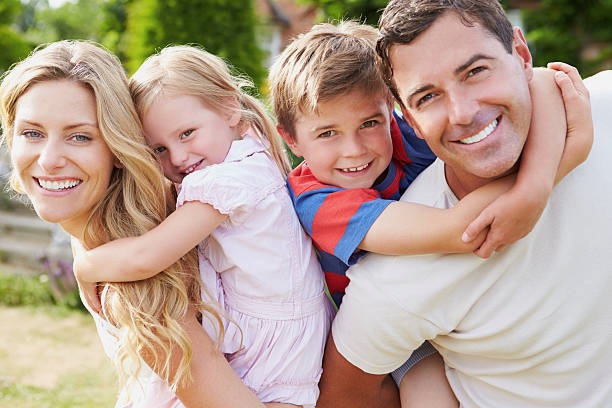
#> input picture CV_cap02/images/familia.jpg, 612 x 408 px
$ python 021-histogram-equalization.py --image images/familia.jpg
#> lines starting #> are read from the running program, lines starting #| are printed output that depends on the picture
# Equalização do Histograma

# Para executar este script:
# python 021-histogram-equalization.py --image images/familia.jpg

# É possível realizar um cálculo matemático sobre a distribuição de pixels para aumentar o contraste da imagem.
# A intenção neste caso é distribuir de forma mais uniforme as intensidades dos pixels sobre a imagem.
# No histograma é possível identificar a diferença pois o acúmulo de pixels próximo a alguns valores é suavizado.
# Veja a diferença entre o histograma original e o equalizado abaixo.

# Imports
import numpy as np
import argparse
import cv2
from matplotlib import pyplot as plt

# Argumento
ap = argparse.ArgumentParser()
ap.add_argument("-i", "--image", required = True, help = "Caminho para a imnagem")
args = vars(ap.parse_args())

# Carrega a imagem
image = cv2.imread(args["image"])
#> image is the input picture: shape (408, 612, 3); mean B, G, R 145.8, 160.5, 183.2

# Converte de RGB para Grayscale
image = cv2.cvtColor(image, cv2.COLOR_BGR2GRAY)
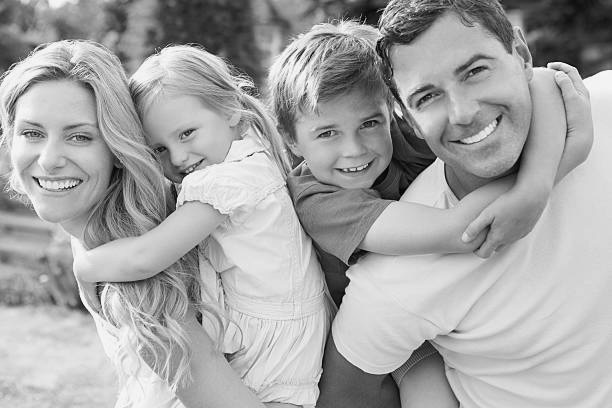
#> image: shape (408, 612); min 1, max 253, mean 165.6

# Equalização do Histograma
h_eq = cv2.equalizeHist(image)
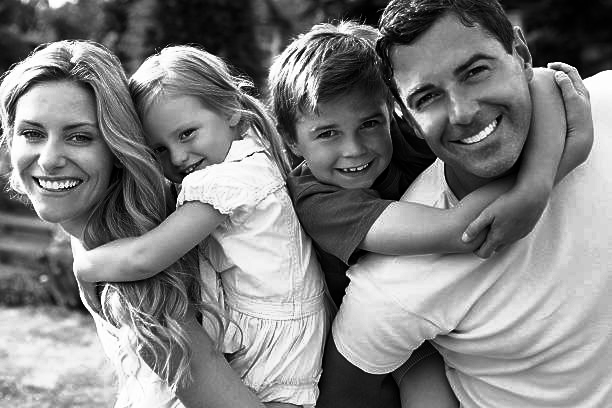
#> h_eq: shape (408, 612); min 0, max 255, mean 128.3

# Imagens
cv2.imshow("Original", image)
cv2.imshow("Equalizada", h_eq)
cv2.waitKey(0)

# Histogramas

plt.figure()
plt.title("Histograma Original")
plt.xlabel("Intensidade")
plt.ylabel("Total de Pixels")
plt.hist(image.ravel(), 256, [0,256])
plt.xlim([0, 256])
plt.show()
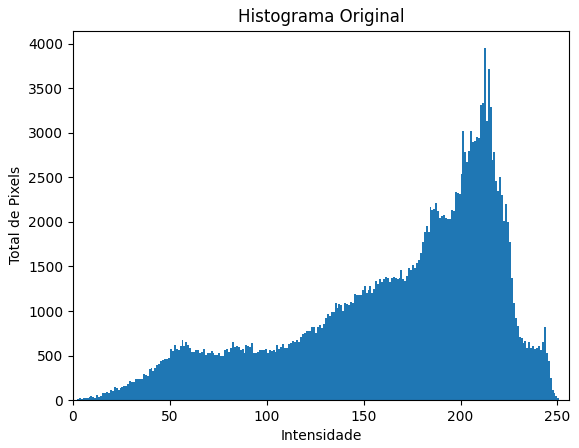
#> figure drawn by matplotlib, 1 panel; tallest bar 3949 high, from x = 212 to 213

plt.figure()
plt.title("Histograma Equalizado")
plt.xlabel("Intensidade")
plt.ylabel("Total de Pixels")
plt.hist(h_eq.ravel(), 256, [0,256])
plt.xlim([0, 256])
plt.show()
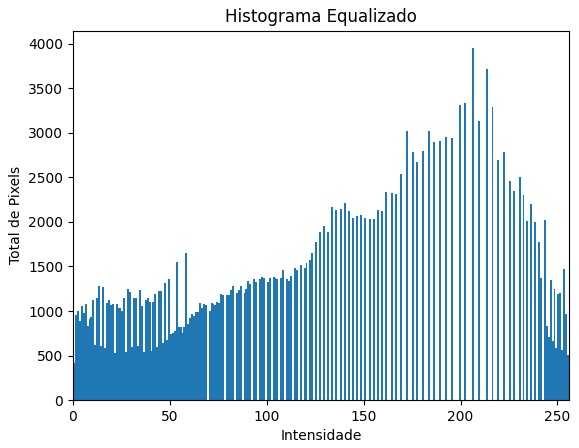
#> figure drawn by matplotlib, 1 panel; tallest bar 3949 high, from x = 206 to 207

cv2.waitKey(0)

$ run again, with CV_cap02/images/cafe.jpg copied over CV_cap02/images/familia.jpg
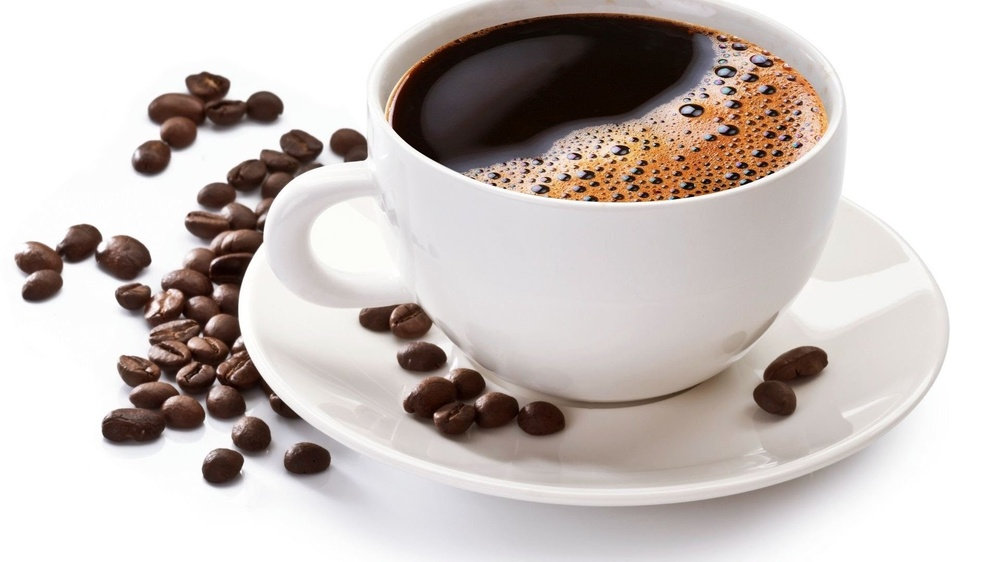
#> input picture CV_cap02/images/cafe.jpg, 1000 x 562 px, shrunk from 1920 x 1080 before the run
#> image is the input picture: shape (562, 1000, 3); mean B, G, R 189.4, 192.8, 201.2
#> image: shape (562, 1000)
#> `h_eq = cv2.equalizeHist(image)`:
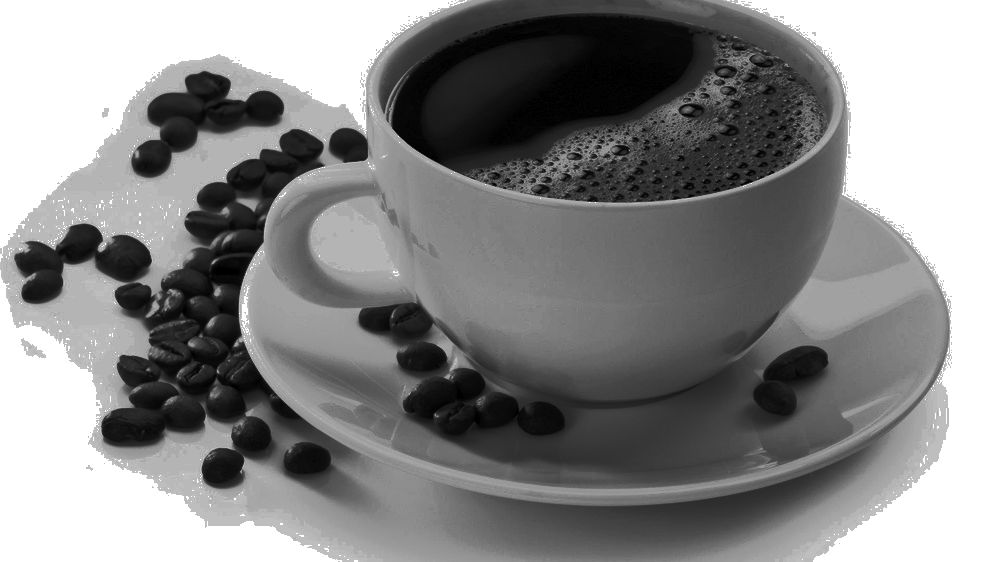
#> h_eq: shape (562, 1000); min 0, max 255, mean 136.4
#> `plt.show()`:
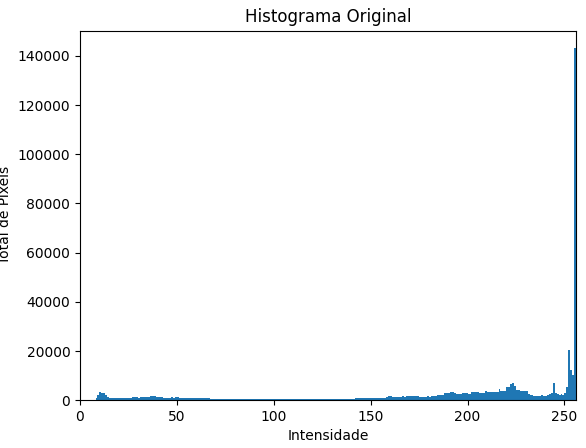
#> figure drawn by matplotlib, 1 panel; tallest bar 143128 high, from x = 255 to 256

$ run again, with CV_cap02/images/cavalo.jpg copied over CV_cap02/images/familia.jpg
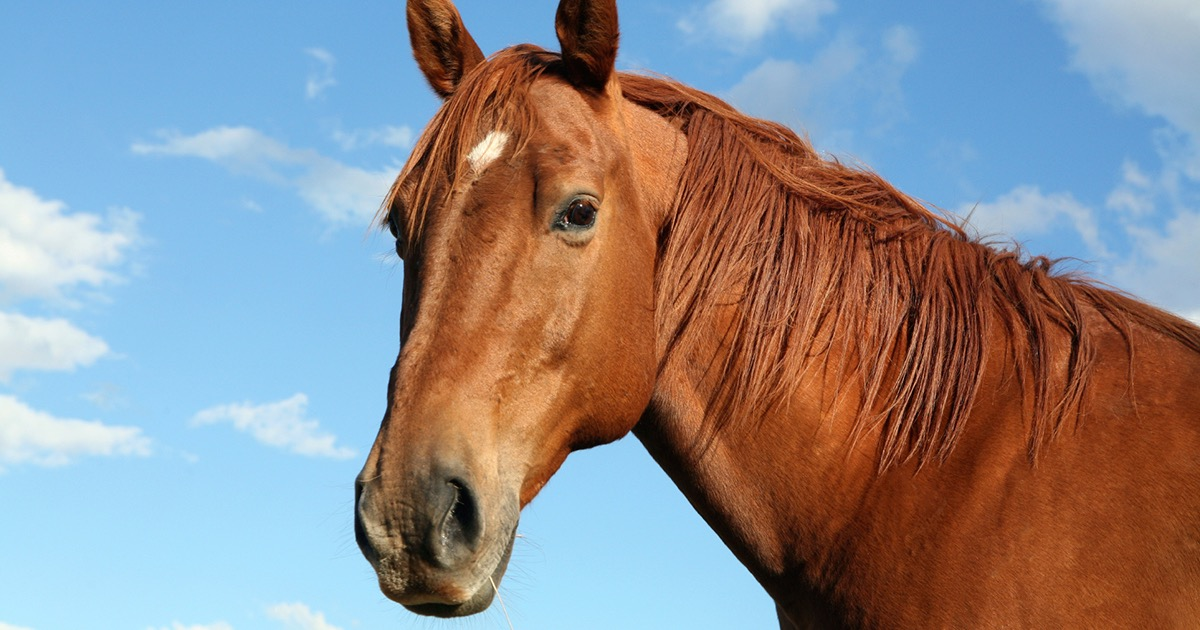
#> input picture CV_cap02/images/cavalo.jpg, 1200 x 630 px
#> image is the input picture: shape (630, 1200, 3); mean B, G, R 143.7, 139.7, 142.3
#> image: shape (630, 1200)
#> `h_eq = cv2.equalizeHist(image)`:
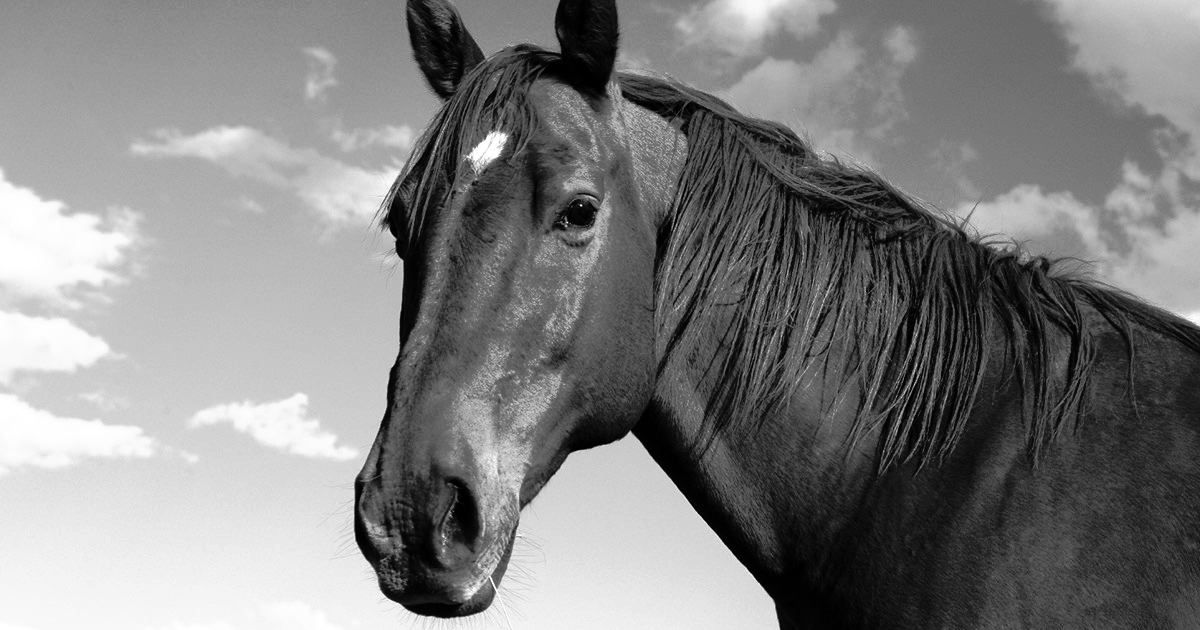
#> h_eq: shape (630, 1200); min 0, max 255, mean 128.3
#> `plt.show()`:
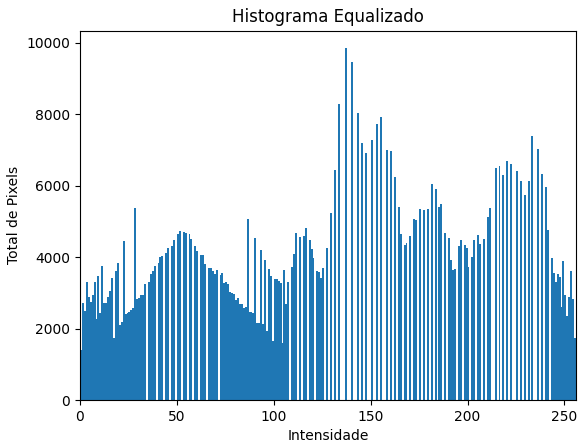
#> figure drawn by matplotlib, 1 panel; tallest bar 9848 high, from x = 137 to 138

$ run again, with CV_cap02/images/estrada.jpg copied over CV_cap02/images/familia.jpg
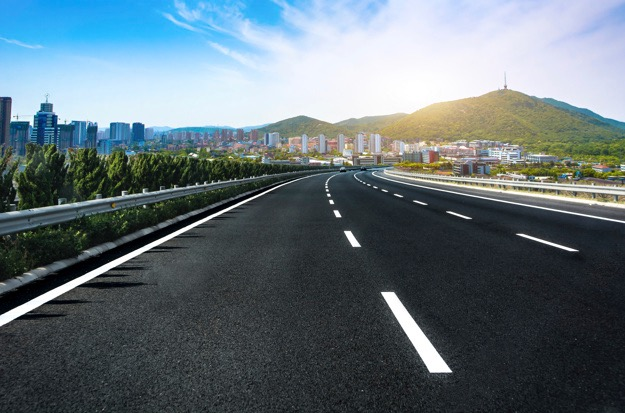
#> input picture CV_cap02/images/estrada.jpg, 625 x 413 px
#> image is the input picture: shape (413, 625, 3); mean B, G, R 119.3, 112.5, 98.2
#> image: shape (413, 625)
#> `h_eq = cv2.equalizeHist(image)`:
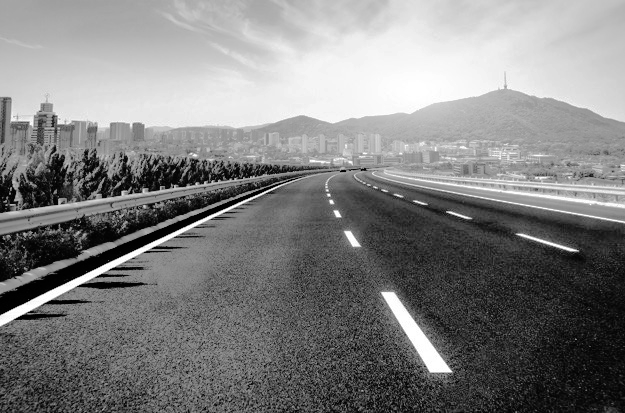
#> h_eq: shape (413, 625); min 0, max 255, mean 128.2
#> `plt.show()`:
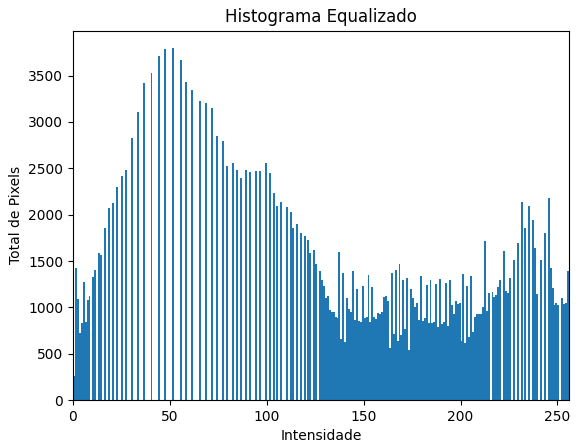
#> figure drawn by matplotlib, 1 panel; tallest bar 3795 high, from x = 51 to 52
